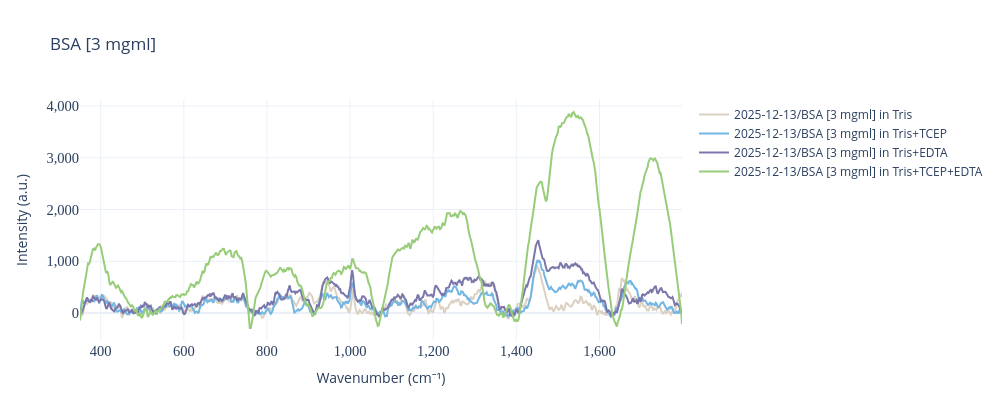
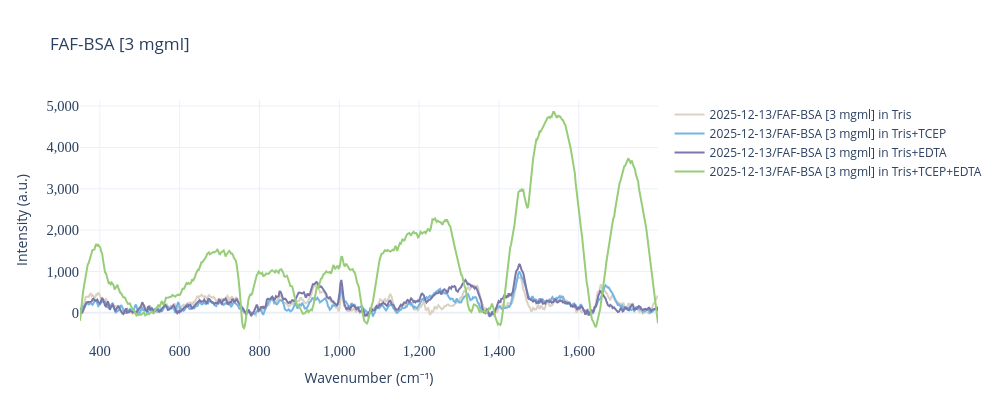
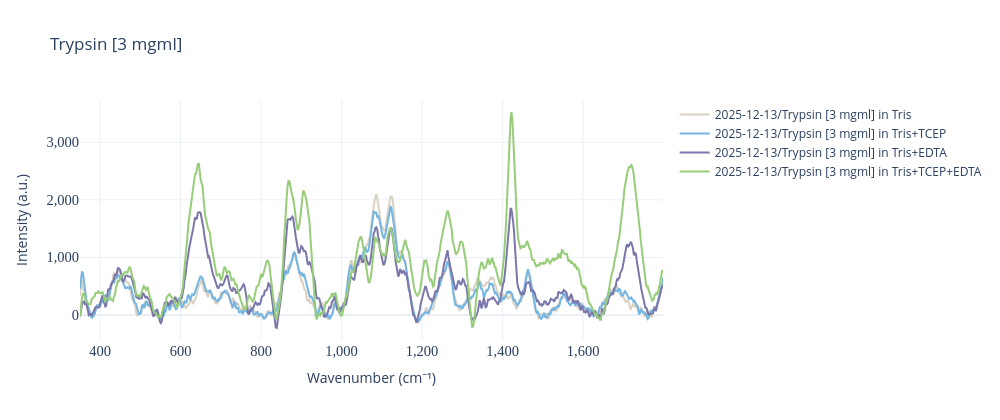
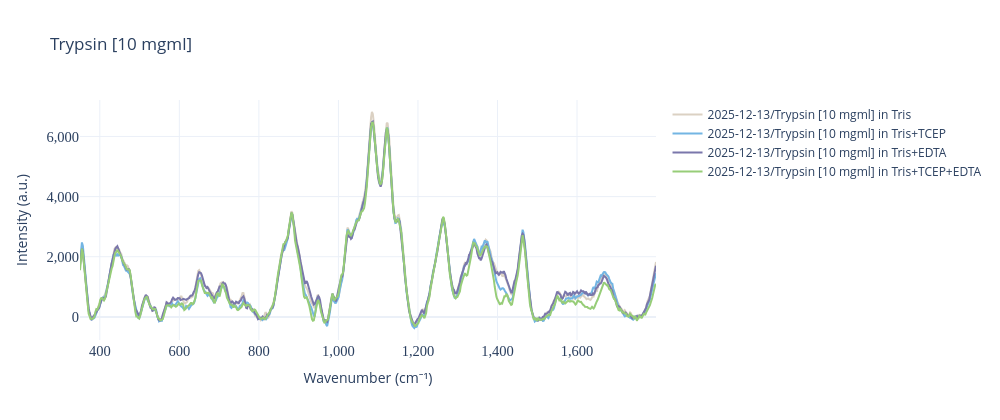

Write notebook code for charts like these, in order.
### Markdown cell above
### Plot spectra for additional proteins (not in main figures)

### Code cell
additional_proteins = [s for s in all_samples if s not in xranges.keys()]
for protein in additional_proteins:
    include_samples = [
        n
        for n in sample_df["Name"]
        if Path(n).name.startswith(protein)
        and any(n.endswith(buf) for buf in buffers)
    ]
    subtract_id = generate_subtract_dict_chem(include_samples)
    include_samples += list(subtract_id.values())
    fig, names, rp_container = plot_spectra_in_dir(
        data_list,
        col_to_plot="Intensity (dark-subtracted)",
        data_dir=data_dir,
        subtract_id=subtract_id,
        rp_pipeline=pipeline_chem,
        colors=chem_perturbation_palette,
        include=include_samples,
        xaxis_title="Wavenumber (cm⁻¹)",
        yaxis_title="Intensity (a.u.)",
        title=protein,
    )

    df_sample_tables.append(print_sample_table(sample_df, subtract_id))

    fig.data = tuple(trace for trace in fig.data if trace.name not in subtract_id.values())

    apc.plotly.style_plot(fig, monospaced_axes="all")
    apc.plotly.set_figure_dimensions(fig, size="full_wide")

    protein_dir_svg = plot_dir_svg / protein
    protein_dir_html = plot_dir_htmls / protein
    protein_dir_svg.mkdir(parents=True, exist_ok=True)
    protein_dir_html.mkdir(parents=True, exist_ok=True)

    fig.write_image(protein_dir_svg / f"{protein}_{xrange}_cm-1.svg")
    fig.write_html(protein_dir_html / f"{protein}_{xrange}_cm-1.html", include_plotlyjs="cdn")
    fig.show()

### Figure 1 — Plotly figure (JSON) as saved in the notebook; plotly's stock layout.template omitted (floating-point values rounded to 4 significant figures; data arrays with more than 128 entries replaced by an {"elided": "..."} marker saying what was removed)
{"data": [{"hoverinfo": "text+x+y", "line": {"color": "#DBD1C3"}, "name": "2025-12-13/BSA [3 mgml] in Tris", "text": "2025-12-13/BSA<br>[3<br>mgml]<br>in<br>Tris", "type": "scatter", "x": {"elided": "668 float values"}, "y": {"elided": "668 float values"}}, {"hoverinfo": "text+x+y", "line": {"color": "#73B5E3"}, "name": "2025-12-13/BSA [3 mgml] in Tris+TCEP", "text": "2025-12-13/BSA<br>[3<br>mgml]<br>in<br>Tris+TCEP", "type": "scatter", "x": {"elided": "668 float values"}, "y": {"elided": "668 float values"}}, {"hoverinfo": "text+x+y", "line": {"color": "#7A77AB"}, "name": "2025-12-13/BSA [3 mgml] in Tris+EDTA", "text": "2025-12-13/BSA<br>[3<br>mgml]<br>in<br>Tris+EDTA", "type": "scatter", "x": {"elided": "668 float values"}, "y": {"elided": "668 float values"}}, {"hoverinfo": "text+x+y", "line": {"color": "#97CD78"}, "name": "2025-12-13/BSA [3 mgml] in Tris+TCEP+EDTA", "text": "2025-12-13/BSA<br>[3<br>mgml]<br>in<br>Tris+TCEP+EDTA", "type": "scatter", "x": {"elided": "668 float values"}, "y": {"elided": "668 float values"}}], "layout": {"height": 420, "showlegend": true, "title": {"text": "BSA [3 mgml]"}, "width": 1000, "xaxis": {"tickfont": {"family": "AtkinsonHyperlegibleMono, Atkinson Hyperlegible Mono", "size": 14.5}, "tickformat": ",", "title": {"text": "Wavenumber (cm⁻¹)"}}, "yaxis": {"tickfont": {"family": "AtkinsonHyperlegibleMono, Atkinson Hyperlegible Mono", "size": 14.5}, "tickformat": ",", "title": {"text": "Intensity (a.u.)"}}}}

### Figure 2 — Plotly figure (JSON) as saved in the notebook; plotly's stock layout.template omitted (floating-point values rounded to 4 significant figures; data arrays with more than 128 entries replaced by an {"elided": "..."} marker saying what was removed)
{"data": [{"hoverinfo": "text+x+y", "line": {"color": "#DBD1C3"}, "name": "2025-12-13/FAF-BSA [3 mgml] in Tris", "text": "2025-12-13/FAF-BSA<br>[3<br>mgml]<br>in<br>Tris", "type": "scatter", "x": {"elided": "668 float values"}, "y": {"elided": "668 float values"}}, {"hoverinfo": "text+x+y", "line": {"color": "#73B5E3"}, "name": "2025-12-13/FAF-BSA [3 mgml] in Tris+TCEP", "text": "2025-12-13/FAF-BSA<br>[3<br>mgml]<br>in<br>Tris+TCEP", "type": "scatter", "x": {"elided": "668 float values"}, "y": {"elided": "668 float values"}}, {"hoverinfo": "text+x+y", "line": {"color": "#7A77AB"}, "name": "2025-12-13/FAF-BSA [3 mgml] in Tris+EDTA", "text": "2025-12-13/FAF-BSA<br>[3<br>mgml]<br>in<br>Tris+EDTA", "type": "scatter", "x": {"elided": "668 float values"}, "y": {"elided": "668 float values"}}, {"hoverinfo": "text+x+y", "line": {"color": "#97CD78"}, "name": "2025-12-13/FAF-BSA [3 mgml] in Tris+TCEP+EDTA", "text": "2025-12-13/FAF-BSA<br>[3<br>mgml]<br>in<br>Tris+TCEP+EDTA", "type": "scatter", "x": {"elided": "668 float values"}, "y": {"elided": "668 float values"}}], "layout": {"height": 420, "showlegend": true, "title": {"text": "FAF-BSA [3 mgml]"}, "width": 1000, "xaxis": {"tickfont": {"family": "AtkinsonHyperlegibleMono, Atkinson Hyperlegible Mono", "size": 14.5}, "tickformat": ",", "title": {"text": "Wavenumber (cm⁻¹)"}}, "yaxis": {"tickfont": {"family": "AtkinsonHyperlegibleMono, Atkinson Hyperlegible Mono", "size": 14.5}, "tickformat": ",", "title": {"text": "Intensity (a.u.)"}}}}

### Figure 3 — Plotly figure (JSON) as saved in the notebook; plotly's stock layout.template omitted (floating-point values rounded to 4 significant figures; data arrays with more than 128 entries replaced by an {"elided": "..."} marker saying what was removed)
{"data": [{"hoverinfo": "text+x+y", "line": {"color": "#DBD1C3"}, "name": "2025-12-13/Trypsin [3 mgml] in Tris", "text": "2025-12-13/Trypsin<br>[3<br>mgml]<br>in<br>Tris", "type": "scatter", "x": {"elided": "668 float values"}, "y": {"elided": "668 float values"}}, {"hoverinfo": "text+x+y", "line": {"color": "#73B5E3"}, "name": "2025-12-13/Trypsin [3 mgml] in Tris+TCEP", "text": "2025-12-13/Trypsin<br>[3<br>mgml]<br>in<br>Tris+TCEP", "type": "scatter", "x": {"elided": "668 float values"}, "y": {"elided": "668 float values"}}, {"hoverinfo": "text+x+y", "line": {"color": "#7A77AB"}, "name": "2025-12-13/Trypsin [3 mgml] in Tris+EDTA", "text": "2025-12-13/Trypsin<br>[3<br>mgml]<br>in<br>Tris+EDTA", "type": "scatter", "x": {"elided": "668 float values"}, "y": {"elided": "668 float values"}}, {"hoverinfo": "text+x+y", "line": {"color": "#97CD78"}, "name": "2025-12-13/Trypsin [3 mgml] in Tris+TCEP+EDTA", "text": "2025-12-13/Trypsin<br>[3<br>mgml]<br>in<br>Tris+TCEP+EDTA", "type": "scatter", "x": {"elided": "668 float values"}, "y": {"elided": "668 float values"}}], "layout": {"height": 420, "showlegend": true, "title": {"text": "Trypsin [3 mgml]"}, "width": 1000, "xaxis": {"tickfont": {"family": "AtkinsonHyperlegibleMono, Atkinson Hyperlegible Mono", "size": 14.5}, "tickformat": ",", "title": {"text": "Wavenumber (cm⁻¹)"}}, "yaxis": {"tickfont": {"family": "AtkinsonHyperlegibleMono, Atkinson Hyperlegible Mono", "size": 14.5}, "tickformat": ",", "title": {"text": "Intensity (a.u.)"}}}}

### Figure 4 — Plotly figure (JSON) as saved in the notebook; plotly's stock layout.template omitted (floating-point values rounded to 4 significant figures; data arrays with more than 128 entries replaced by an {"elided": "..."} marker saying what was removed)
{"data": [{"hoverinfo": "text+x+y", "line": {"color": "#DBD1C3"}, "name": "2025-12-13/Trypsin [10 mgml] in Tris", "text": "2025-12-13/Trypsin<br>[10<br>mgml]<br>in<br>Tris", "type": "scatter", "x": {"elided": "668 float values"}, "y": {"elided": "668 float values"}}, {"hoverinfo": "text+x+y", "line": {"color": "#73B5E3"}, "name": "2025-12-13/Trypsin [10 mgml] in Tris+TCEP", "text": "2025-12-13/Trypsin<br>[10<br>mgml]<br>in<br>Tris+TCEP", "type": "scatter", "x": {"elided": "668 float values"}, "y": {"elided": "668 float values"}}, {"hoverinfo": "text+x+y", "line": {"color": "#7A77AB"}, "name": "2025-12-13/Trypsin [10 mgml] in Tris+EDTA", "text": "2025-12-13/Trypsin<br>[10<br>mgml]<br>in<br>Tris+EDTA", "type": "scatter", "x": {"elided": "668 float values"}, "y": {"elided": "668 float values"}}, {"hoverinfo": "text+x+y", "line": {"color": "#97CD78"}, "name": "2025-12-13/Trypsin [10 mgml] in Tris+TCEP+EDTA", "text": "2025-12-13/Trypsin<br>[10<br>mgml]<br>in<br>Tris+TCEP+EDTA", "type": "scatter", "x": {"elided": "668 float values"}, "y": {"elided": "668 float values"}}], "layout": {"height": 420, "showlegend": true, "title": {"text": "Trypsin [10 mgml]"}, "width": 1000, "xaxis": {"tickfont": {"family": "AtkinsonHyperlegibleMono, Atkinson Hyperlegible Mono", "size": 14.5}, "tickformat": ",", "title": {"text": "Wavenumber (cm⁻¹)"}}, "yaxis": {"tickfont": {"family": "AtkinsonHyperlegibleMono, Atkinson Hyperlegible Mono", "size": 14.5}, "tickformat": ",", "title": {"text": "Intensity (a.u.)"}}}}
